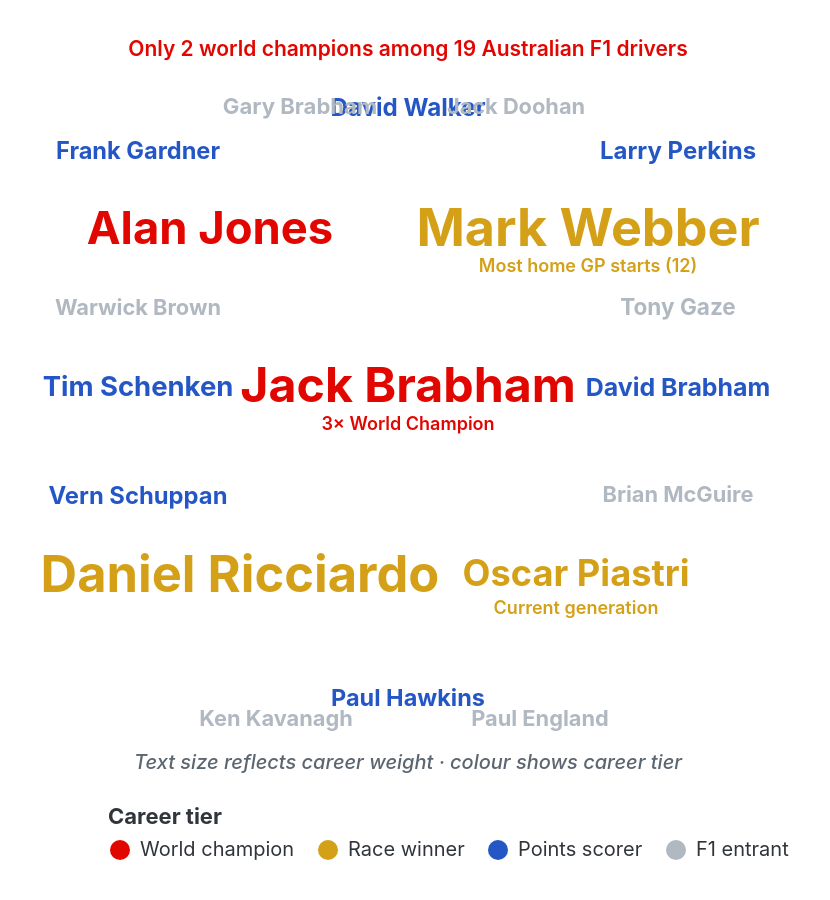

Describe this chart as a Vega-Lite specification.
### Vega-Lite specification from a JSON file in a GitHub repository (floating-point values rounded to 4 significant figures)
{"$schema": "https://vega.github.io/schema/vega-lite/v5.json", "width": "container", "height": 360, "padding": {"left": 20, "right": 20, "top": 20, "bottom": 20}, "config": {"view": {"stroke": null}, "axis": {"labelColor": "#5d6670", "titleColor": "#30353b", "gridColor": "#e6e8e3", "domainColor": "#cfd4ce", "tickColor": "#cfd4ce"}, "legend": {"labelColor": "#30353b", "titleColor": "#30353b", "orient": "bottom"}, "font": "Inter"}, "layer": [{"data": {"values": [{"driver": "Jack Brabham", "nationality": "Australian", "career_starts": 128, "career_wins": 14, "career_podiums": 31, "career_top10_finishes": 73, "career_best_finish": 1, "career_points": 261.0, "home_gp_starts": 0, "home_gp_top10_finishes": 0, "home_gp_best_finish": 0, "weight": 244.3, "profile": "Three-time world champion and the deepest historical anchor for Australian F1 culture.", "x": 0.5, "y": 0.47}, {"driver": "Alan Jones", "nationality": "Australian", "career_starts": 117, "career_wins": 12, "career_podiums": 24, "career_top10_finishes": 54, "career_best_finish": 1, "career_points": 206.0, "home_gp_starts": 2, "home_gp_top10_finishes": 0, "home_gp_best_finish": 21, "weight": 196.8, "profile": "Australia's 1980 world champion, connecting this race to national motorsport memory.", "x": 0.17, "y": 0.25}, {"driver": "Mark Webber", "nationality": "Australian", "career_starts": 217, "career_wins": 9, "career_podiums": 42, "career_top10_finishes": 133, "career_best_finish": 1, "career_points": 1046.0, "home_gp_starts": 12, "home_gp_top10_finishes": 6, "home_gp_best_finish": 4, "weight": 312.7, "profile": "Long-serving Australian F1 driver with the strongest Australian GP top-10 count in this dataset.", "x": 0.8, "y": 0.25}, {"driver": "Daniel Ricciardo", "nationality": "Australian", "career_starts": 257, "career_wins": 8, "career_podiums": 32, "career_top10_finishes": 135, "career_best_finish": 1, "career_points": 1320.0, "home_gp_starts": 10, "home_gp_top10_finishes": 5, "home_gp_best_finish": 4, "weight": 286.0, "profile": "Modern Australian fan favourite whose home-race best finish reached fourth.", "x": 0.22, "y": 0.73}, {"driver": "Oscar Piastri", "nationality": "Australian", "career_starts": 46, "career_wins": 2, "career_podiums": 10, "career_top10_finishes": 34, "career_best_finish": 1, "career_points": 347.0, "home_gp_starts": 2, "home_gp_top10_finishes": 2, "home_gp_best_finish": 4, "weight": 80.78, "profile": "Current-generation Australian driver with early Australian GP top-10 finishes.", "x": 0.78, "y": 0.73}, {"driver": "Tim Schenken", "nationality": "Australian", "career_starts": 36, "career_wins": 0, "career_podiums": 1, "career_top10_finishes": 9, "career_best_finish": 3, "career_points": 7.0, "home_gp_starts": 0, "home_gp_top10_finishes": 0, "home_gp_best_finish": 0, "weight": 17.0, "profile": "Australian Formula 1 driver; included to show the broader national racing lineage.", "x": 0.05, "y": 0.47}, {"driver": "David Brabham", "nationality": "Australian", "career_starts": 30, "career_wins": 0, "career_podiums": 0, "career_top10_finishes": 2, "career_best_finish": 10, "career_points": 0.0, "home_gp_starts": 2, "home_gp_top10_finishes": 0, "home_gp_best_finish": 17, "weight": 7.477, "profile": "Australian Formula 1 driver; included to show the broader national racing lineage.", "x": 0.95, "y": 0.47}, {"driver": "David Walker", "nationality": "Australian", "career_starts": 11, "career_wins": 0, "career_podiums": 0, "career_top10_finishes": 2, "career_best_finish": 9, "career_points": 0.0, "home_gp_starts": 0, "home_gp_top10_finishes": 0, "home_gp_best_finish": 0, "weight": 5.317, "profile": "Australian Formula 1 driver; included to show the broader national racing lineage.", "x": 0.5, "y": 0.08}, {"driver": "Paul Hawkins", "nationality": "Australian", "career_starts": 3, "career_wins": 0, "career_podiums": 0, "career_top10_finishes": 2, "career_best_finish": 9, "career_points": 0.0, "home_gp_starts": 0, "home_gp_top10_finishes": 0, "home_gp_best_finish": 0, "weight": 3.732, "profile": "Australian Formula 1 driver; included to show the broader national racing lineage.", "x": 0.5, "y": 0.9}, {"driver": "Frank Gardner", "nationality": "Australian", "career_starts": 9, "career_wins": 0, "career_podiums": 0, "career_top10_finishes": 1, "career_best_finish": 8, "career_points": 0.0, "home_gp_starts": 0, "home_gp_top10_finishes": 0, "home_gp_best_finish": 0, "weight": 4.0, "profile": "Australian Formula 1 driver; included to show the broader national racing lineage.", "x": 0.05, "y": 0.14}, {"driver": "Larry Perkins", "nationality": "Australian", "career_starts": 15, "career_wins": 0, "career_podiums": 0, "career_top10_finishes": 1, "career_best_finish": 8, "career_points": 0.0, "home_gp_starts": 0, "home_gp_top10_finishes": 0, "home_gp_best_finish": 0, "weight": 4.873, "profile": "Australian Formula 1 driver; included to show the broader national racing lineage.", "x": 0.95, "y": 0.14}, {"driver": "Vern Schuppan", "nationality": "Australian", "career_starts": 12, "career_wins": 0, "career_podiums": 0, "career_top10_finishes": 1, "career_best_finish": 7, "career_points": 0.0, "home_gp_starts": 0, "home_gp_top10_finishes": 0, "home_gp_best_finish": 0, "weight": 4.464, "profile": "Australian Formula 1 driver; included to show the broader national racing lineage.", "x": 0.05, "y": 0.62}, {"driver": "Brian McGuire", "nationality": "Australian", "career_starts": 1, "career_wins": 0, "career_podiums": 0, "career_top10_finishes": 0, "career_best_finish": 35, "career_points": 0.0, "home_gp_starts": 0, "home_gp_top10_finishes": 0, "home_gp_best_finish": 0, "weight": 1.0, "profile": "Australian Formula 1 driver; included to show the broader national racing lineage.", "x": 0.95, "y": 0.62}, {"driver": "Gary Brabham", "nationality": "Australian", "career_starts": 2, "career_wins": 0, "career_podiums": 0, "career_top10_finishes": 0, "career_best_finish": 34, "career_points": 0.0, "home_gp_starts": 0, "home_gp_top10_finishes": 0, "home_gp_best_finish": 0, "weight": 1.414, "profile": "Australian Formula 1 driver; included to show the broader national racing lineage.", "x": 0.32, "y": 0.08}, {"driver": "Jack Doohan", "nationality": "Australian", "career_starts": 1, "career_wins": 0, "career_podiums": 0, "career_top10_finishes": 0, "career_best_finish": 15, "career_points": 0.0, "home_gp_starts": 0, "home_gp_top10_finishes": 0, "home_gp_best_finish": 0, "weight": 1.0, "profile": "Australian Formula 1 driver; included to show the broader national racing lineage.", "x": 0.68, "y": 0.08}, {"driver": "Ken Kavanagh", "nationality": "Australian", "career_starts": 1, "career_wins": 0, "career_podiums": 0, "career_top10_finishes": 0, "career_best_finish": 18, "career_points": 0.0, "home_gp_starts": 0, "home_gp_top10_finishes": 0, "home_gp_best_finish": 0, "weight": 1.0, "profile": "Australian Formula 1 driver; included to show the broader national racing lineage.", "x": 0.28, "y": 0.93}, {"driver": "Paul England", "nationality": "Australian", "career_starts": 1, "career_wins": 0, "career_podiums": 0, "career_top10_finishes": 0, "career_best_finish": 22, "career_points": 0.0, "home_gp_starts": 0, "home_gp_top10_finishes": 0, "home_gp_best_finish": 0, "weight": 1.0, "profile": "Australian Formula 1 driver; included to show the broader national racing lineage.", "x": 0.72, "y": 0.93}, {"driver": "Tony Gaze", "nationality": "Australian", "career_starts": 4, "career_wins": 0, "career_podiums": 0, "career_top10_finishes": 0, "career_best_finish": 15, "career_points": 0.0, "home_gp_starts": 0, "home_gp_top10_finishes": 0, "home_gp_best_finish": 0, "weight": 2.0, "profile": "Australian Formula 1 driver; included to show the broader national racing lineage.", "x": 0.95, "y": 0.36}, {"driver": "Warwick Brown", "nationality": "Australian", "career_starts": 1, "career_wins": 0, "career_podiums": 0, "career_top10_finishes": 0, "career_best_finish": 14, "career_points": 0.0, "home_gp_starts": 0, "home_gp_top10_finishes": 0, "home_gp_best_finish": 0, "weight": 1.0, "profile": "Australian Formula 1 driver; included to show the broader national racing lineage.", "x": 0.05, "y": 0.36}]}, "transform": [{"calculate": "datum.career_wins >= 12 ? 'World champion' : datum.career_wins > 0 ? 'Race winner' : datum.career_podiums > 0 || datum.career_top10_finishes > 0 ? 'Points scorer' : 'F1 entrant'", "as": "tier"}], "mark": {"type": "text", "fontWeight": "bold", "cursor": "pointer"}, "encoding": {"x": {"field": "x", "type": "quantitative", "axis": null, "scale": {"domain": [0, 1]}}, "y": {"field": "y", "type": "quantitative", "axis": null, "scale": {"domain": [0, 1], "reverse": true}}, "text": {"field": "driver"}, "size": {"field": "weight", "type": "quantitative", "scale": {"type": "pow", "exponent": 0.5, "range": [10, 26]}, "legend": null}, "color": {"field": "tier", "type": "nominal", "scale": {"domain": ["World champion", "Race winner", "Points scorer", "F1 entrant"], "range": ["#e10600", "#d4a017", "#2457c5", "#b0b8c1"]}, "legend": {"title": "Career tier", "orient": "bottom", "direction": "horizontal"}}, "tooltip": [{"field": "driver"}, {"field": "tier", "title": "Tier"}, {"field": "career_starts", "title": "Career starts"}, {"field": "career_wins", "title": "Career wins"}, {"field": "home_gp_starts", "title": "Australian GP starts"}, {"field": "home_gp_top10_finishes", "title": "Australian GP Top 10"}]}}, {"data": {"values": [{"x": 0.5, "y": 0.99, "label": "Text size reflects career weight · colour shows career tier"}]}, "mark": {"type": "text", "fontSize": 10, "fontWeight": 500, "fontStyle": "italic", "color": "#5b6670"}, "encoding": {"x": {"field": "x", "type": "quantitative", "axis": null, "scale": {"domain": [0, 1]}}, "y": {"field": "y", "type": "quantitative", "axis": null, "scale": {"domain": [0, 1], "reverse": true}}, "text": {"field": "label"}}}, {"data": {"values": [{"x": 0.5, "y": 0.47, "label": "3× World Champion"}]}, "mark": {"type": "text", "fontSize": 9, "fontWeight": 600, "fontFamily": "Titillium Web", "color": "#e10600", "dy": 18}, "encoding": {"x": {"field": "x", "type": "quantitative", "axis": null, "scale": {"domain": [0, 1]}}, "y": {"field": "y", "type": "quantitative", "axis": null, "scale": {"domain": [0, 1], "reverse": true}}, "text": {"field": "label"}}}, {"data": {"values": [{"x": 0.8, "y": 0.25, "label": "Most home GP starts (12)"}]}, "mark": {"type": "text", "fontSize": 9, "fontWeight": 600, "fontFamily": "Titillium Web", "color": "#d4a017", "dy": 18}, "encoding": {"x": {"field": "x", "type": "quantitative", "axis": null, "scale": {"domain": [0, 1]}}, "y": {"field": "y", "type": "quantitative", "axis": null, "scale": {"domain": [0, 1], "reverse": true}}, "text": {"field": "label"}}}, {"data": {"values": [{"x": 0.78, "y": 0.73, "label": "Current generation"}]}, "mark": {"type": "text", "fontSize": 9, "fontWeight": 600, "fontFamily": "Titillium Web", "color": "#d4a017", "dy": 16}, "encoding": {"x": {"field": "x", "type": "quantitative", "axis": null, "scale": {"domain": [0, 1]}}, "y": {"field": "y", "type": "quantitative", "axis": null, "scale": {"domain": [0, 1], "reverse": true}}, "text": {"field": "label"}}}, {"data": {"values": [{"x": 0.5, "y": 0.0, "label": "Only 2 world champions among 19 Australian F1 drivers"}]}, "mark": {"type": "text", "fontSize": 10.5, "fontWeight": 600, "fontFamily": "Titillium Web", "color": "#e10600"}, "encoding": {"x": {"field": "x", "type": "quantitative", "axis": null, "scale": {"domain": [0, 1]}}, "y": {"field": "y", "type": "quantitative", "axis": null, "scale": {"domain": [0, 1], "reverse": true}}, "text": {"field": "label"}}}]}
